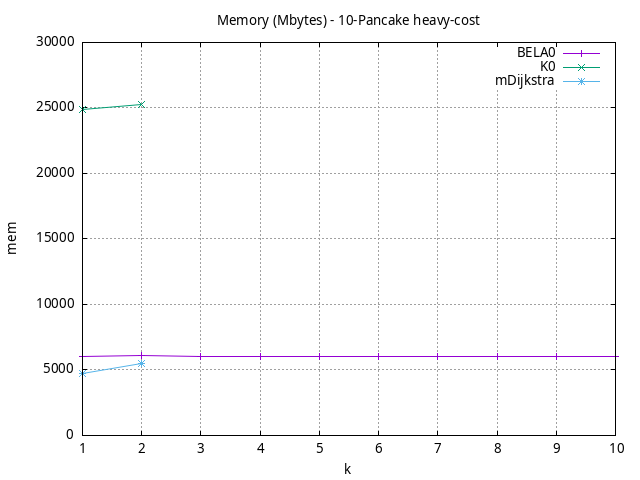

This figure's gnuplot source:
#!/usr/bin/gnuplot
# -*- coding: utf-8 -*-
#
# results/n-pancake/heavy-cost/10/10pancake.brute-force.mem.gnuplot
#
# Started on 04/11/2024 16:44:38
# Author: Carlos Linares López
set grid
set xlabel "k"
set ylabel "mem"

set title "Memory (Mbytes) - 10-Pancake heavy-cost"

set terminal png enhanced font "Ariel,10"
set output '10pancake.brute-force.mem.png'

plot "-" title "BELA0"      with linesp, "-" title "K0"      with linesp, "-" title "mDijkstra"      with linesp

	1 5995.18
	2 6077.47
	3 6068.0
	4 6068.0
	5 6068.0
	6 6068.0
	7 6068.0
	8 6068.0
	9 6068.0
	10 6068.0
end
	1 24872.32
	2 25250.15
	3 25425.54
	4 25448.4
	5 25456.02
end
	1 4697.24
	2 5531.04
end
